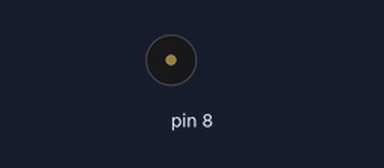
This sketch was run on a simulated Arduino Uno, built with avr-gcc and run on an emulated ATmega328P. On the bench: buzzer (waves = sounding).

Above: at 0.1 s.
At 70.0 s:
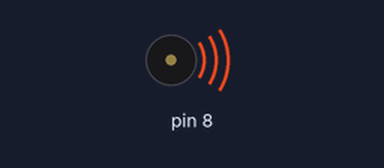
Timing chart, 0 to 109.9 s (numbered marks = the images above):
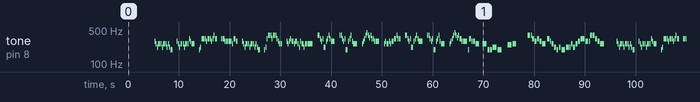

Measured:
- by itself, tone on pin 8: plays 294 Hz for 0.19 s, 262 Hz for 0.19 s, 220 Hz for 0.19 s, 262 Hz for 0.38 s, 262 Hz for 0.19 s, 220 Hz for 0.19 s … (251 notes in this stretch)

The sketch:

Buzzer.ino
```cpp
/* Use a buzzer and tone() to play a melody.
  Details please see http://yehnan.blogspot.com/2012/02/arduinoloudspeaker.html
*/

#include "pitches.h"

int melody[] = {
  NOTE_C4, NOTE_G3, NOTE_G3, NOTE_A3, NOTE_G3, 0, NOTE_B3, NOTE_C4};

int noteDurations[] = {
  4, 8, 8, 4, 4, 4, 4, 4};

int melodySister[] = {
  NOTE_G4, NOTE_G4, NOTE_E4, NOTE_D4, NOTE_E4, NOTE_D4, NOTE_C4,
  NOTE_E4, NOTE_D4, NOTE_C4, NOTE_A3, NOTE_G3, NOTE_A3, NOTE_G3,
  NOTE_A3, NOTE_A3, NOTE_C4, NOTE_A3, NOTE_C4, NOTE_D4, NOTE_E4,
  NOTE_D4, NOTE_D4, NOTE_G4, NOTE_G4, NOTE_E4, NOTE_D4, NOTE_C4,
};

int noteDurationsSister[] = {
  6, 16, 8, 8, 8, 8, 4,
  6, 16, 8, 8, 8, 8, 4,
  6, 16, 8, 8, 8, 8, 4,
  6, 16, 8, 8, 8, 8, 4,
};

int melodyVase[] = {
  NOTE_, NOTE_D4, NOTE_C4, NOTE_A3, NOTE_C4, NOTE_C4, NOTE_A3, NOTE_C4, NOTE_C4, NOTE_A3, NOTE_C4, NOTE_A3, NOTE_G3, NOTE_,
  NOTE_, NOTE_D4, NOTE_C4, NOTE_A3, NOTE_C4, NOTE_C4, NOTE_A3, NOTE_C4, NOTE_C4, NOTE_E4, NOTE_D4, NOTE_C4, NOTE_C4, NOTE_,

  NOTE_, NOTE_G3, NOTE_A3, NOTE_E4, NOTE_E4, NOTE_E4, NOTE_D4, NOTE_E4, NOTE_E4, NOTE_D4, NOTE_E4, NOTE_G4, NOTE_E4, NOTE_E4, NOTE_,
  NOTE_, NOTE_E4, NOTE_E4, NOTE_E4, NOTE_D4, NOTE_D4, NOTE_D4, NOTE_D4, NOTE_D4, NOTE_C4, NOTE_E4, NOTE_E4, NOTE_D4, NOTE_,

  NOTE_, NOTE_D4, NOTE_C4, NOTE_A3, NOTE_C4, NOTE_C4, NOTE_A3, NOTE_C4, NOTE_C4, NOTE_A3, NOTE_C4, NOTE_A3, NOTE_G3, NOTE_,
  NOTE_, NOTE_G3, NOTE_A3, NOTE_E4, NOTE_G4, NOTE_G4, NOTE_E4, NOTE_G4, NOTE_G4, NOTE_E4, NOTE_D4, NOTE_C4, NOTE_C4, NOTE_,

  NOTE_, NOTE_D4, NOTE_C4, NOTE_D4, NOTE_E4, NOTE_D4, NOTE_D4, NOTE_C4, NOTE_D4,
  NOTE_C4, NOTE_A3, NOTE_D4, NOTE_C4, NOTE_C4, NOTE_A3, NOTE_C4, NOTE_C4, NOTE_C4, NOTE_,
  //
  NOTE_, NOTE_G4, NOTE_G4, NOTE_E4, NOTE_D4, NOTE_E4, NOTE_A3, NOTE_D4, NOTE_E4, NOTE_G4, NOTE_E4, NOTE_D4, NOTE_,
  NOTE_, NOTE_G4, NOTE_G4, NOTE_E4, NOTE_D4, NOTE_E4, NOTE_G3, NOTE_D4, NOTE_E4, NOTE_G4, NOTE_D4, NOTE_C4, NOTE_,

  NOTE_, NOTE_C4, NOTE_D4, NOTE_E4, NOTE_G4, NOTE_A4, NOTE_G4, NOTE_F4, NOTE_G4, NOTE_E4, NOTE_E4, NOTE_D4, NOTE_D4, NOTE_,
  NOTE_, NOTE_C4, NOTE_D4, NOTE_C4, NOTE_C4, NOTE_D4, NOTE_C4, NOTE_D4, NOTE_D4, NOTE_E4, NOTE_G4, NOTE_E4, NOTE_E4, NOTE_,

  NOTE_, NOTE_G4, NOTE_G4, NOTE_E4, NOTE_D4, NOTE_E4, NOTE_A3, NOTE_D4, NOTE_E4, NOTE_G4, NOTE_E4, NOTE_D4, NOTE_,
  NOTE_, NOTE_G4, NOTE_G4, NOTE_E4, NOTE_D4, NOTE_E4, NOTE_G3, NOTE_D4, NOTE_E4, NOTE_G4, NOTE_D4, NOTE_C4, NOTE_,

  NOTE_, NOTE_C4, NOTE_D4, NOTE_E4, NOTE_G4, NOTE_A4, NOTE_G4, NOTE_F4, NOTE_G4, NOTE_E4, NOTE_E4, NOTE_D4, NOTE_D4,
  NOTE_G3, NOTE_E4, NOTE_D4, NOTE_D4, NOTE_D4, NOTE_C4, NOTE_,
};

int noteDurationsVase[] = {
  16, 16, 16, 16, 8, 16, 16, 8, 16, 16, 16, 16, 8, 8,
  16, 16, 16, 16, 8, 16, 16, 8, 16, 16, 16, 16, 8, 8,

  16, 16, 16, 16, 8, 16, 16, 8, 16, 16, 16, 16, 16, 16, 8,
  16, 16, 16, 16, 16, 16, 16, 16, 8, 16, 16, 16, 8, 8,

  16, 16, 16, 16, 8, 16, 16, 8, 16, 16, 16, 16, 8, 8,
  16, 16, 16, 16, 8, 16, 16, 8, 16, 16, 16, 16, 8, 8,

  16, 16, 16, 16, 16, 16, 16, 16, 8,
  16, 16, 16, 16, 16, 16, 8, 16, 4, 8,
  //
  16, 16, 16, 16, 16, 16, 8, 16, 16, 16, 16, 4, 8,
  16, 16, 16, 16, 16, 16, 8, 16, 16, 16, 16, 4, 8,

  16, 16, 16, 16, 16, 16, 16, 16, 16, 16, 16, 16, 4, 8,
  16, 16, 16, 16, 16, 16, 16, 16, 16, 8, 16, 16, 8, 8,

  16, 16, 16, 16, 16, 16, 8, 16, 16, 16, 16, 4, 8,
  16, 16, 16, 16, 16, 16, 8, 16, 16, 16, 16, 4, 8,

  16, 16, 16, 16, 16, 16, 16, 16, 16, 16, 16, 16, 4,
  16, 8, 16, 16, 16, 4, 8,
};

void play(int *melody, int *noteDurations, int num){
  for(int thisNote = 0; thisNote < num; thisNote++){

    // to calculate the note duration, take one second
    // divided by the note type.
    //e.g. quarter note = 1000 / 4, eighth note = 1000/8, etc.
    int noteDuration = 3000 / noteDurations[thisNote];
    tone(8, melody[thisNote], noteDuration);

    // to distinguish the notes, set a minimum time between them.
    // the note's duration + 30% seems to work well:
    int pauseBetweenNotes = noteDuration * 1.30;
    delay(pauseBetweenNotes);
    // stop the tone playing:
    //noTone(8);
  }
}

void setup(){
  delay(5000);
  play(melodyVase, noteDurationsVase, sizeof(melodyVase) / sizeof(int));
}

void loop(){
  play(melody, noteDurations, 8);

  delay(2000);

  play(melodySister, noteDurationsSister, sizeof(melodySister) / sizeof(int));

  delay(2000);

  play(melodyVase, noteDurationsVase, sizeof(melodyVase) / sizeof(int));

  delay(2000);
}
```

pitches.h
```cpp
#define NOTE_    0
#define NOTE_B0  31
#define NOTE_C1  33
#define NOTE_CS1 35
#define NOTE_D1  37
#define NOTE_DS1 39
#define NOTE_E1  41
#define NOTE_F1  44
#define NOTE_FS1 46
#define NOTE_G1  49
#define NOTE_GS1 52
#define NOTE_A1  55
#define NOTE_AS1 58
#define NOTE_B1  62
#define NOTE_C2  65
#define NOTE_CS2 69
#define NOTE_D2  73
#define NOTE_DS2 78
#define NOTE_E2  82
#define NOTE_F2  87
#define NOTE_FS2 93
#define NOTE_G2  98
#define NOTE_GS2 104
#define NOTE_A2  110
#define NOTE_AS2 117
#define NOTE_B2  123
#define NOTE_C3  131
#define NOTE_CS3 139
#define NOTE_D3  147
#define NOTE_DS3 156
#define NOTE_E3  165
#define NOTE_F3  175
#define NOTE_FS3 185
#define NOTE_G3  196
#define NOTE_GS3 208
#define NOTE_A3  220
#define NOTE_AS3 233
#define NOTE_B3  247
#define NOTE_C4  262
#define NOTE_CS4 277
#define NOTE_D4  294
#define NOTE_DS4 311
#define NOTE_E4  330
#define NOTE_F4  349
#define NOTE_FS4 370
#define NOTE_G4  392
#define NOTE_GS4 415
#define NOTE_A4  440
#define NOTE_AS4 466
#define NOTE_B4  494
#define NOTE_C5  523
#define NOTE_CS5 554
#define NOTE_D5  587
#define NOTE_DS5 622
#define NOTE_E5  659
#define NOTE_F5  698
#define NOTE_FS5 740
#define NOTE_G5  784
#define NOTE_GS5 831
#define NOTE_A5  880
#define NOTE_AS5 932
#define NOTE_B5  988
#define NOTE_C6  1047
#define NOTE_CS6 1109
#define NOTE_D6  1175
#define NOTE_DS6 1245
#define NOTE_E6  1319
#define NOTE_F6  1397
#define NOTE_FS6 1480
#define NOTE_G6  1568
#define NOTE_GS6 1661
#define NOTE_A6  1760
#define NOTE_AS6 1865
#define NOTE_B6  1976
#define NOTE_C7  2093
#define NOTE_CS7 2217
#define NOTE_D7  2349
#define NOTE_DS7 2489
#define NOTE_E7  2637
#define NOTE_F7  2794
#define NOTE_FS7 2960
#define NOTE_G7  3136
#define NOTE_GS7 3322
#define NOTE_A7  3520
#define NOTE_AS7 3729
#define NOTE_B7  3951
#define NOTE_C8  4186
#define NOTE_CS8 4435
#define NOTE_D8  4699
#define NOTE_DS8 4978
```
